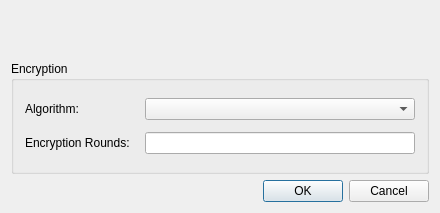
<ui version="4.0" >
 <class>DatabaseSettingsDlg</class>
 <widget class="QDialog" name="DatabaseSettingsDlg" >
  <property name="geometry" >
   <rect>
    <x>0</x>
    <y>0</y>
    <width>440</width>
    <height>213</height>
   </rect>
  </property>
  <property name="sizePolicy" >
   <sizepolicy vsizetype="Fixed" hsizetype="Fixed" >
    <horstretch>0</horstretch>
    <verstretch>0</verstretch>
   </sizepolicy>
  </property>
  <property name="minimumSize" >
   <size>
    <width>440</width>
    <height>213</height>
   </size>
  </property>
  <property name="maximumSize" >
   <size>
    <width>440</width>
    <height>213</height>
   </size>
  </property>
  <property name="windowTitle" >
   <string>Database Settings</string>
  </property>
  <layout class="QVBoxLayout" >
   <item>
    <spacer>
     <property name="orientation" >
      <enum>Qt::Vertical</enum>
     </property>
     <property name="sizeType" >
      <enum>QSizePolicy::Fixed</enum>
     </property>
     <property name="sizeHint" >
      <size>
       <width>20</width>
       <height>50</height>
      </size>
     </property>
    </spacer>
   </item>
   <item>
    <widget class="QGroupBox" name="groupBox1" >
     <property name="title" >
      <string>Encryption</string>
     </property>
     <layout class="QGridLayout" >
      <property name="horizontalSpacing" >
       <number>15</number>
      </property>
      <item row="0" column="0" >
       <widget class="QLabel" name="textLabel2" >
        <property name="text" >
         <string>Algorithm:</string>
        </property>
       </widget>
      </item>
      <item row="0" column="1" >
       <widget class="QComboBox" name="ComboAlgo" />
      </item>
      <item row="1" column="0" >
       <widget class="QLabel" name="textLabel3" >
        <property name="text" >
         <string>Encryption Rounds:</string>
        </property>
       </widget>
      </item>
      <item row="1" column="1" >
       <widget class="QLineEdit" name="EditRounds" />
      </item>
     </layout>
    </widget>
   </item>
   <item>
    <widget class="QDialogButtonBox" name="ButtonBox" >
     <property name="standardButtons" >
      <set>QDialogButtonBox::Cancel|QDialogButtonBox::NoButton|QDialogButtonBox::Ok</set>
     </property>
    </widget>
   </item>
  </layout>
 </widget>
 <layoutdefault spacing="6" margin="11" />
 <resources/>
 <connections/>
</ui>
